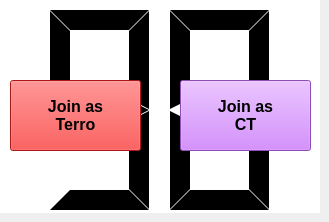
  <widget class="QWidget" name="centralWidget">
   <property name="sizePolicy">
    <sizepolicy hsizetype="Fixed" vsizetype="Fixed">
     <horstretch>0</horstretch>
     <verstretch>0</verstretch>
    </sizepolicy>
   </property>
   <widget class="QFrame" name="messages">
    <property name="geometry">
     <rect>
      <x>0</x>
      <y>0</y>
      <width>320</width>
      <height>213</height>
     </rect>
    </property>
    <property name="sizePolicy">
     <sizepolicy hsizetype="Fixed" vsizetype="Fixed">
      <horstretch>0</horstretch>
      <verstretch>0</verstretch>
     </sizepolicy>
    </property>
    <property name="font">
     <font>
      <pointsize>7</pointsize>
     </font>
    </property>
    <layout class="QVBoxLayout" name="verticalLayout">
     <property name="spacing">
      <number>0</number>
     </property>
     <property name="margin">
      <number>0</number>
     </property>
     <item>
      <widget class="QTextBrowser" name="CANBrowser">
       <property name="minimumSize">
        <size>
         <width>0</width>
         <height>150</height>
        </size>
       </property>
       <property name="font">
        <font>
         <pointsize>6</pointsize>
        </font>
       </property>
       <property name="frameShape">
        <enum>QFrame::HLine</enum>
       </property>
       <property name="textInteractionFlags">
        <set>Qt::NoTextInteraction</set>
       </property>
      </widget>
     </item>
     <item>
      <widget class="QTextBrowser" name="IABrowser">
       <property name="font">
        <font>
         <pointsize>6</pointsize>
        </font>
       </property>
       <property name="frameShape">
        <enum>QFrame::HLine</enum>
       </property>
       <property name="textInteractionFlags">
        <set>Qt::NoTextInteraction</set>
       </property>
      </widget>
     </item>
    </layout>
   </widget>
   <widget class="QFrame" name="match">
    <property name="geometry">
     <rect>
      <x>0</x>
      <y>0</y>
      <width>320</width>
      <height>213</height>
     </rect>
    </property>
    <property name="palette">
     <palette>
      <active>
       <colorrole role="Window">
        <brush brushstyle="SolidPattern">
         <color alpha="255">
          <red>255</red>
          <green>255</green>
          <blue>255</blue>
         </color>
        </brush>
       </colorrole>
      </active>
      <inactive>
       <colorrole role="Window">
        <brush brushstyle="SolidPattern">
         <color alpha="255">
          <red>255</red>
          <green>255</green>
          <blue>255</blue>
         </color>
        </brush>
       </colorrole>
      </inactive>
      <disabled>
       <colorrole role="Window">
        <brush brushstyle="SolidPattern">
         <color alpha="255">
          <red>255</red>
          <green>255</green>
          <blue>255</blue>
         </color>
        </brush>
       </colorrole>
      </disabled>
     </palette>
    </property>
    <property name="autoFillBackground">
     <bool>true</bool>
    </property>
    <property name="frameShape">
     <enum>QFrame::NoFrame</enum>
    </property>
    <property name="frameShadow">
     <enum>QFrame::Raised</enum>
    </property>
    <widget class="QLCDNumber" name="chrono">
     <property name="geometry">
      <rect>
       <x>0</x>
       <y>-10</y>
       <width>320</width>
       <height>240</height>
      </rect>
     </property>
     <property name="frameShape">
      <enum>QFrame::NoFrame</enum>
     </property>
     <property name="digitCount">
      <number>2</number>
     </property>
     <property name="segmentStyle">
      <enum>QLCDNumber::Flat</enum>
     </property>
     <property name="intValue" stdset="0">
      <number>90</number>
     </property>
    </widget>
    <widget class="QPushButton" name="initRed">
     <property name="geometry">
      <rect>
       <x>10</x>
       <y>80</y>
       <width>131</width>
       <height>71</height>
      </rect>
     </property>
     <property name="palette">
      <palette>
       <active>
        <colorrole role="WindowText">
         <brush brushstyle="SolidPattern">
          <color alpha="255">
           <red>0</red>
           <green>0</green>
           <blue>0</blue>
          </color>
         </brush>
        </colorrole>
        <colorrole role="Button">
         <brush brushstyle="SolidPattern">
          <color alpha="255">
           <red>243</red>
           <green>32</green>
           <blue>32</blue>
          </color>
         </brush>
        </colorrole>
        <colorrole role="Light">
         <brush brushstyle="SolidPattern">
          <color alpha="255">
           <red>255</red>
           <green>143</green>
           <blue>143</blue>
          </color>
         </brush>
        </colorrole>
        <colorrole role="Midlight">
         <brush brushstyle="SolidPattern">
          <color alpha="255">
           <red>249</red>
           <green>87</green>
           <blue>87</blue>
          </color>
         </brush>
        </colorrole>
        <colorrole role="Dark">
         <brush brushstyle="SolidPattern">
          <color alpha="255">
           <red>121</red>
           <green>16</green>
           <blue>16</blue>
          </color>
         </brush>
        </colorrole>
        <colorrole role="Mid">
         <brush brushstyle="SolidPattern">
          <color alpha="255">
           <red>162</red>
           <green>21</green>
           <blue>21</blue>
          </color>
         </brush>
        </colorrole>
        <colorrole role="Text">
         <brush brushstyle="SolidPattern">
          <color alpha="255">
           <red>0</red>
           <green>0</green>
           <blue>0</blue>
          </color>
         </brush>
        </colorrole>
        <colorrole role="BrightText">
         <brush brushstyle="SolidPattern">
          <color alpha="255">
           <red>255</red>
           <green>255</green>
           <blue>255</blue>
          </color>
         </brush>
        </colorrole>
        <colorrole role="ButtonText">
         <brush brushstyle="SolidPattern">
          <color alpha="255">
           <red>0</red>
           <green>0</green>
           <blue>0</blue>
          </color>
         </brush>
        </colorrole>
        <colorrole role="Base">
         <brush brushstyle="SolidPattern">
          <color alpha="255">
           <red>255</red>
           <green>255</green>
           <blue>255</blue>
          </color>
         </brush>
        </colorrole>
        <colorrole role="Window">
         <brush brushstyle="SolidPattern">
          <color alpha="255">
           <red>243</red>
           <green>32</green>
           <blue>32</blue>
          </color>
         </brush>
        </colorrole>
        <colorrole role="Shadow">
         <brush brushstyle="SolidPattern">
          <color alpha="255">
           <red>0</red>
           <green>0</green>
           <blue>0</blue>
          </color>
         </brush>
        </colorrole>
        <colorrole role="AlternateBase">
         <brush brushstyle="SolidPattern">
          <color alpha="255">
           <red>249</red>
           <green>143</green>
           <blue>143</blue>
          </color>
         </brush>
        </colorrole>
        <colorrole role="ToolTipBase">
         <brush brushstyle="SolidPattern">
          <color alpha="255">
           <red>255</red>
           <green>255</green>
           <blue>220</blue>
          </color>
         </brush>
        </colorrole>
        <colorrole role="ToolTipText">
         <brush brushstyle="SolidPattern">
          <color alpha="255">
           <red>0</red>
           <green>0</green>
           <blue>0</blue>
          </color>
         </brush>
        </colorrole>
       </active>
       <inactive>
        <colorrole role="WindowText">
         <brush brushstyle="SolidPattern">
          <color alpha="255">
           <red>0</red>
           <green>0</green>
           <blue>0</blue>
          </color>
         </brush>
        </colorrole>
        <colorrole role="Button">
         <brush brushstyle="SolidPattern">
          <color alpha="255">
           <red>243</red>
           <green>32</green>
           <blue>32</blue>
          </color>
         </brush>
        </colorrole>
        <colorrole role="Light">
         <brush brushstyle="SolidPattern">
          <color alpha="255">
           <red>255</red>
           <green>143</green>
           <blue>143</blue>
          </color>
         </brush>
        </colorrole>
        <colorrole role="Midlight">
         <brush brushstyle="SolidPattern">
          <color alpha="255">
           <red>249</red>
           <green>87</green>
           <blue>87</blue>
          </color>
         </brush>
        </colorrole>
        <colorrole role="Dark">
         <brush brushstyle="SolidPattern">
          <color alpha="255">
           <red>121</red>
           <green>16</green>
           <blue>16</blue>
          </color>
         </brush>
        </colorrole>
        <colorrole role="Mid">
         <brush brushstyle="SolidPattern">
          <color alpha="255">
           <red>162</red>
           <green>21</green>
           <blue>21</blue>
          </color>
         </brush>
        </colorrole>
        <colorrole role="Text">
         <brush brushstyle="SolidPattern">
          <color alpha="255">
           <red>0</red>
           <green>0</green>
           <blue>0</blue>
          </color>
         </brush>
        </colorrole>
        <colorrole role="BrightText">
         <brush brushstyle="SolidPattern">
          <color alpha="255">
           <red>255</red>
           <green>255</green>
           <blue>255</blue>
          </color>
         </brush>
        </colorrole>
        <colorrole role="ButtonText">
         <brush brushstyle="SolidPattern">
          <color alpha="255">
           <red>0</red>
           <green>0</green>
           <blue>0</blue>
          </color>
         </brush>
        </colorrole>
        <colorrole role="Base">
         <brush brushstyle="SolidPattern">
          <color alpha="255">
           <red>255</red>
           <green>255</green>
           <blue>255</blue>
          </color>
         </brush>
        </colorrole>
        <colorrole role="Window">
         <brush brushstyle="SolidPattern">
          <color alpha="255">
           <red>243</red>
           <green>32</green>
           <blue>32</blue>
          </color>
         </brush>
        </colorrole>
        <colorrole role="Shadow">
         <brush brushstyle="SolidPattern">
          <color alpha="255">
           <red>0</red>
           <green>0</green>
           <blue>0</blue>
          </color>
         </brush>
        </colorrole>
        <colorrole role="AlternateBase">
         <brush brushstyle="SolidPattern">
          <color alpha="255">
           <red>249</red>
           <green>143</green>
           <blue>143</blue>
          </color>
         </brush>
        </colorrole>
        <colorrole role="ToolTipBase">
         <brush brushstyle="SolidPattern">
          <color alpha="255">
           <red>255</red>
           <green>255</green>
           <blue>220</blue>
          </color>
         </brush>
        </colorrole>
        <colorrole role="ToolTipText">
         <brush brushstyle="SolidPattern">
          <color alpha="255">
           <red>0</red>
           <green>0</green>
           <blue>0</blue>
          </color>
         </brush>
        </colorrole>
       </inactive>
       <disabled>
        <colorrole role="WindowText">
         <brush brushstyle="SolidPattern">
          <color alpha="255">
           <red>121</red>
           <green>16</green>
           <blue>16</blue>
          </color>
         </brush>
        </colorrole>
        <colorrole role="Button">
         <brush brushstyle="SolidPattern">
          <color alpha="255">
           <red>243</red>
           <green>32</green>
           <blue>32</blue>
          </color>
         </brush>
        </colorrole>
        <colorrole role="Light">
         <brush brushstyle="SolidPattern">
          <color alpha="255">
           <red>255</red>
           <green>143</green>
           <blue>143</blue>
          </color>
         </brush>
        </colorrole>
        <colorrole role="Midlight">
         <brush brushstyle="SolidPattern">
          <color alpha="255">
           <red>249</red>
           <green>87</green>
           <blue>87</blue>
          </color>
         </brush>
        </colorrole>
        <colorrole role="Dark">
         <brush brushstyle="SolidPattern">
          <color alpha="255">
           <red>121</red>
           <green>16</green>
           <blue>16</blue>
          </color>
         </brush>
        </colorrole>
        <colorrole role="Mid">
         <brush brushstyle="SolidPattern">
          <color alpha="255">
           <red>162</red>
           <green>21</green>
           <blue>21</blue>
          </color>
         </brush>
        </colorrole>
        <colorrole role="Text">
         <brush brushstyle="SolidPattern">
          <color alpha="255">
           <red>121</red>
           <green>16</green>
           <blue>16</blue>
          </color>
         </brush>
        </colorrole>
        <colorrole role="BrightText">
         <brush brushstyle="SolidPattern">
          <color alpha="255">
           <red>255</red>
           <green>255</green>
           <blue>255</blue>
          </color>
         </brush>
        </colorrole>
        <colorrole role="ButtonText">
         <brush brushstyle="SolidPattern">
          <color alpha="255">
           <red>121</red>
           <green>16</green>
           <blue>16</blue>
          </color>
         </brush>
        </colorrole>
        <colorrole role="Base">
         <brush brushstyle="SolidPattern">
          <color alpha="255">
           <red>243</red>
           <green>32</green>
           <blue>32</blue>
          </color>
         </brush>
        </colorrole>
        <colorrole role="Window">
         <brush brushstyle="SolidPattern">
          <color alpha="255">
           <red>243</red>
           <green>32</green>
           <blue>32</blue>
          </color>
         </brush>
        </colorrole>
        <colorrole role="Shadow">
         <brush brushstyle="SolidPattern">
          <color alpha="255">
           <red>0</red>
           <green>0</green>
           <blue>0</blue>
          </color>
         </brush>
        </colorrole>
        <colorrole role="AlternateBase">
         <brush brushstyle="SolidPattern">
          <color alpha="255">
           <red>243</red>
           <green>32</green>
           <blue>32</blue>
          </color>
         </brush>
        </colorrole>
        <colorrole role="ToolTipBase">
         <brush brushstyle="SolidPattern">
          <color alpha="255">
           <red>255</red>
           <green>255</green>
           <blue>220</blue>
          </color>
         </brush>
        </colorrole>
        <colorrole role="ToolTipText">
         <brush brushstyle="SolidPattern">
          <color alpha="255">
           <red>0</red>
           <green>0</green>
           <blue>0</blue>
          </color>
         </brush>
        </colorrole>
       </disabled>
      </palette>
     </property>
     <property name="font">
      <font>
       <pointsize>12</pointsize>
       <weight>75</weight>
       <bold>true</bold>
      </font>
     </property>
     <property name="text">
      <string>Join as
Terro</string>
     </property>
    </widget>
    <widget class="QPushButton" name="initViolet">
     <property name="geometry">
      <rect>
       <x>180</x>
       <y>80</y>
       <width>131</width>
       <height>71</height>
      </rect>
     </property>
     <property name="palette">
      <palette>
       <active>
        <colorrole role="WindowText">
         <brush brushstyle="SolidPattern">
          <color alpha="255">
           <red>0</red>
           <green>0</green>
           <blue>0</blue>
          </color>
         </brush>
        </colorrole>
        <colorrole role="Button">
         <brush brushstyle="SolidPattern">
          <color alpha="255">
           <red>200</red>
           <green>105</green>
           <blue>255</blue>
          </color>
         </brush>
        </colorrole>
        <colorrole role="Light">
         <brush brushstyle="SolidPattern">
          <color alpha="255">
           <red>247</red>
           <green>233</green>
           <blue>255</blue>
          </color>
         </brush>
        </colorrole>
        <colorrole role="Midlight">
         <brush brushstyle="SolidPattern">
          <color alpha="255">
           <red>223</red>
           <green>169</green>
           <blue>255</blue>
          </color>
         </brush>
        </colorrole>
        <colorrole role="Dark">
         <brush brushstyle="SolidPattern">
          <color alpha="255">
           <red>100</red>
           <green>52</green>
           <blue>127</blue>
          </color>
         </brush>
        </colorrole>
        <colorrole role="Mid">
         <brush brushstyle="SolidPattern">
          <color alpha="255">
           <red>133</red>
           <green>70</green>
           <blue>170</blue>
          </color>
         </brush>
        </colorrole>
        <colorrole role="Text">
         <brush brushstyle="SolidPattern">
          <color alpha="255">
           <red>0</red>
           <green>0</green>
           <blue>0</blue>
          </color>
         </brush>
        </colorrole>
        <colorrole role="BrightText">
         <brush brushstyle="SolidPattern">
          <color alpha="255">
           <red>255</red>
           <green>255</green>
           <blue>255</blue>
          </color>
         </brush>
        </colorrole>
        <colorrole role="ButtonText">
         <brush brushstyle="SolidPattern">
          <color alpha="255">
           <red>0</red>
           <green>0</green>
           <blue>0</blue>
          </color>
         </brush>
        </colorrole>
        <colorrole role="Base">
         <brush brushstyle="SolidPattern">
          <color alpha="255">
           <red>255</red>
           <green>255</green>
           <blue>255</blue>
          </color>
         </brush>
        </colorrole>
        <colorrole role="Window">
         <brush brushstyle="SolidPattern">
          <color alpha="255">
           <red>200</red>
           <green>105</green>
           <blue>255</blue>
          </color>
         </brush>
        </colorrole>
        <colorrole role="Shadow">
         <brush brushstyle="SolidPattern">
          <color alpha="255">
           <red>0</red>
           <green>0</green>
           <blue>0</blue>
          </color>
         </brush>
        </colorrole>
        <colorrole role="AlternateBase">
         <brush brushstyle="SolidPattern">
          <color alpha="255">
           <red>227</red>
           <green>180</green>
           <blue>255</blue>
          </color>
         </brush>
        </colorrole>
        <colorrole role="ToolTipBase">
         <brush brushstyle="SolidPattern">
          <color alpha="255">
           <red>255</red>
           <green>255</green>
           <blue>220</blue>
          </color>
         </brush>
        </colorrole>
        <colorrole role="ToolTipText">
         <brush brushstyle="SolidPattern">
          <color alpha="255">
           <red>0</red>
           <green>0</green>
           <blue>0</blue>
          </color>
         </brush>
        </colorrole>
       </active>
       <inactive>
        <colorrole role="WindowText">
         <brush brushstyle="SolidPattern">
          <color alpha="255">
           <red>0</red>
           <green>0</green>
           <blue>0</blue>
          </color>
         </brush>
        </colorrole>
        <colorrole role="Button">
         <brush brushstyle="SolidPattern">
          <color alpha="255">
           <red>200</red>
           <green>105</green>
           <blue>255</blue>
          </color>
         </brush>
        </colorrole>
        <colorrole role="Light">
         <brush brushstyle="SolidPattern">
          <color alpha="255">
           <red>247</red>
           <green>233</green>
           <blue>255</blue>
          </color>
         </brush>
        </colorrole>
        <colorrole role="Midlight">
         <brush brushstyle="SolidPattern">
          <color alpha="255">
           <red>223</red>
           <green>169</green>
           <blue>255</blue>
          </color>
         </brush>
        </colorrole>
        <colorrole role="Dark">
         <brush brushstyle="SolidPattern">
          <color alpha="255">
           <red>100</red>
           <green>52</green>
           <blue>127</blue>
          </color>
         </brush>
        </colorrole>
        <colorrole role="Mid">
         <brush brushstyle="SolidPattern">
          <color alpha="255">
           <red>133</red>
           <green>70</green>
           <blue>170</blue>
          </color>
         </brush>
        </colorrole>
        <colorrole role="Text">
         <brush brushstyle="SolidPattern">
          <color alpha="255">
           <red>0</red>
           <green>0</green>
           <blue>0</blue>
          </color>
         </brush>
        </colorrole>
        <colorrole role="BrightText">
         <brush brushstyle="SolidPattern">
          <color alpha="255">
           <red>255</red>
           <green>255</green>
           <blue>255</blue>
          </color>
         </brush>
        </colorrole>
        <colorrole role="ButtonText">
         <brush brushstyle="SolidPattern">
          <color alpha="255">
           <red>0</red>
           <green>0</green>
           <blue>0</blue>
          </color>
         </brush>
        </colorrole>
        <colorrole role="Base">
         <brush brushstyle="SolidPattern">
          <color alpha="255">
           <red>255</red>
           <green>255</green>
           <blue>255</blue>
          </color>
         </brush>
        </colorrole>
        <colorrole role="Window">
         <brush brushstyle="SolidPattern">
          <color alpha="255">
           <red>200</red>
           <green>105</green>
           <blue>255</blue>
          </color>
         </brush>
        </colorrole>
        <colorrole role="Shadow">
         <brush brushstyle="SolidPattern">
          <color alpha="255">
           <red>0</red>
           <green>0</green>
           <blue>0</blue>
          </color>
         </brush>
        </colorrole>
        <colorrole role="AlternateBase">
         <brush brushstyle="SolidPattern">
          <color alpha="255">
           <red>227</red>
           <green>180</green>
           <blue>255</blue>
          </color>
         </brush>
        </colorrole>
        <colorrole role="ToolTipBase">
         <brush brushstyle="SolidPattern">
          <color alpha="255">
           <red>255</red>
           <green>255</green>
           <blue>220</blue>
          </color>
         </brush>
        </colorrole>
        <colorrole role="ToolTipText">
         <brush brushstyle="SolidPattern">
          <color alpha="255">
           <red>0</red>
           <green>0</green>
           <blue>0</blue>
          </color>
         </brush>
        </colorrole>
       </inactive>
       <disabled>
        <colorrole role="WindowText">
         <brush brushstyle="SolidPattern">
          <color alpha="255">
           <red>100</red>
           <green>52</green>
           <blue>127</blue>
          </color>
         </brush>
        </colorrole>
        <colorrole role="Button">
         <brush brushstyle="SolidPattern">
          <color alpha="255">
           <red>200</red>
           <green>105</green>
           <blue>255</blue>
          </color>
         </brush>
        </colorrole>
        <colorrole role="Light">
         <brush brushstyle="SolidPattern">
          <color alpha="255">
           <red>247</red>
           <green>233</green>
           <blue>255</blue>
          </color>
         </brush>
        </colorrole>
        <colorrole role="Midlight">
         <brush brushstyle="SolidPattern">
          <color alpha="255">
           <red>223</red>
           <green>169</green>
           <blue>255</blue>
          </color>
         </brush>
        </colorrole>
        <colorrole role="Dark">
         <brush brushstyle="SolidPattern">
          <color alpha="255">
           <red>100</red>
           <green>52</green>
           <blue>127</blue>
          </color>
         </brush>
        </colorrole>
        <colorrole role="Mid">
         <brush brushstyle="SolidPattern">
          <color alpha="255">
           <red>133</red>
           <green>70</green>
           <blue>170</blue>
          </color>
         </brush>
        </colorrole>
        <colorrole role="Text">
         <brush brushstyle="SolidPattern">
          <color alpha="255">
           <red>100</red>
           <green>52</green>
           <blue>127</blue>
          </color>
         </brush>
        </colorrole>
        <colorrole role="BrightText">
         <brush brushstyle="SolidPattern">
          <color alpha="255">
           <red>255</red>
           <green>255</green>
           <blue>255</blue>
          </color>
         </brush>
        </colorrole>
        <colorrole role="ButtonText">
         <brush brushstyle="SolidPattern">
          <color alpha="255">
           <red>100</red>
           <green>52</green>
           <blue>127</blue>
          </color>
         </brush>
        </colorrole>
        <colorrole role="Base">
         <brush brushstyle="SolidPattern">
          <color alpha="255">
           <red>200</red>
           <green>105</green>
           <blue>255</blue>
          </color>
         </brush>
        </colorrole>
        <colorrole role="Window">
         <brush brushstyle="SolidPattern">
          <color alpha="255">
           <red>200</red>
           <green>105</green>
           <blue>255</blue>
          </color>
         </brush>
        </colorrole>
        <colorrole role="Shadow">
         <brush brushstyle="SolidPattern">
          <color alpha="255">
           <red>0</red>
           <green>0</green>
           <blue>0</blue>
          </color>
         </brush>
        </colorrole>
        <colorrole role="AlternateBase">
         <brush brushstyle="SolidPattern">
          <color alpha="255">
           <red>200</red>
           <green>105</green>
           <blue>255</blue>
          </color>
         </brush>
        </colorrole>
        <colorrole role="ToolTipBase">
         <brush brushstyle="SolidPattern">
          <color alpha="255">
           <red>255</red>
           <green>255</green>
           <blue>220</blue>
          </color>
         </brush>
        </colorrole>
        <colorrole role="ToolTipText">
         <brush brushstyle="SolidPattern">
          <color alpha="255">
           <red>0</red>
           <green>0</green>
           <blue>0</blue>
          </color>
         </brush>
        </colorrole>
       </disabled>
      </palette>
     </property>
     <property name="font">
      <font>
       <pointsize>12</pointsize>
       <weight>75</weight>
       <bold>true</bold>
      </font>
     </property>
     <property name="text">
      <string>Join as
CT</string>
     </property>
    </widget>
   </widget>
   <widget class="QGraphicsView" name="plateau">
    <property name="geometry">
     <rect>
      <x>0</x>
      <y>0</y>
      <width>320</width>
      <height>213</height>
     </rect>
    </property>
    <property name="sizePolicy">
     <sizepolicy hsizetype="Fixed" vsizetype="Fixed">
      <horstretch>0</horstretch>
      <verstretch>0</verstretch>
     </sizepolicy>
    </property>
    <property name="frameShape">
     <enum>QFrame::NoFrame</enum>
    </property>
   </widget>
   <zorder>plateau</zorder>
   <zorder>messages</zorder>
   <zorder>match</zorder>
  </widget>
